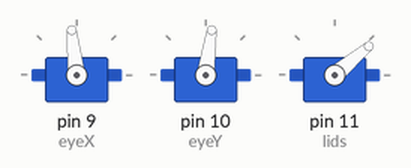
A sketch run on a simulated Arduino Uno, built with avr-gcc and run on an emulated ATmega328P. Shown: 3 × servo. Random numbers use the default seed unless the sketch sets one.

Above: at 1.1 s.
At 2.3 s:
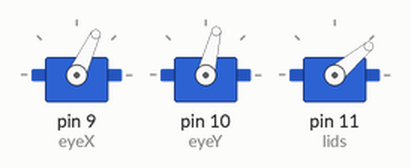
At 7.0 s:
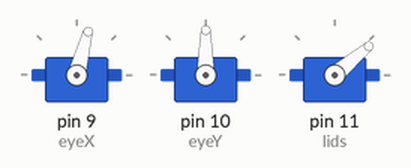
At 11.1 s:
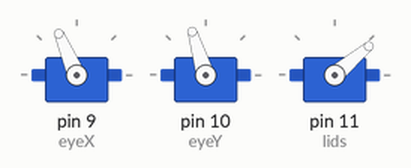
At 25.1 s:
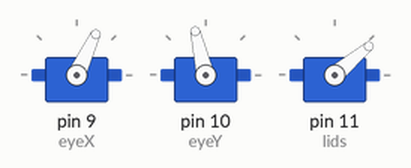
At 29.5 s:
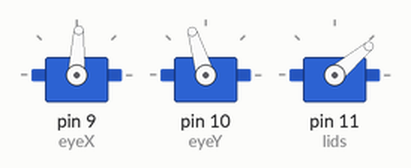
Timing chart, 0 to 40.0 s (numbered marks = the images above):
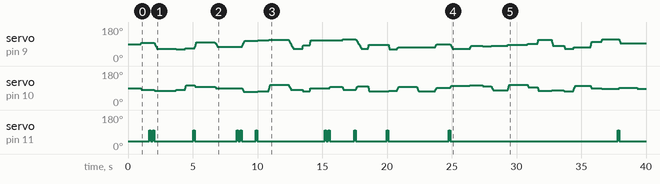

The sketch:

27_animatronic_eye.ino
```cpp
/*
  المستوى المتقدم — المشروع 4: العين الروبوتية التفاعلية (Animatronic Eye)
  كتاب: 38 مشروع في شهر — لؤي النصري (@robotlouay)

  التوصيل:
    سيرفو الحركة الأفقية (يمين/يسار) → Pin 9
    سيرفو الحركة العمودية (أعلى/أسفل) → Pin 10
    سيرفو الجفون → Pin 11
    تغذية السيرفوهات: مصدر خارجي 5V (2A) + توحيد GND مع الأردوينو
  عدّل حدود الزوايا بعد المعايرة حتى لا تنحشر الآلية.
*/

#include <Servo.h>

Servo eyeX, eyeY, lids;

// حدود آمنة لكل محرك (بعد المعايرة)
const int X_MIN = 60,  X_MAX = 120;
const int Y_MIN = 70,  Y_MAX = 110;
const int LID_OPEN = 40, LID_CLOSED = 100;

int curX = 90, curY = 90;

void moveSmooth(int tx, int ty, int stepDelay) {   // حركة ناعمة بدلاً من القفز
  tx = constrain(tx, X_MIN, X_MAX);
  ty = constrain(ty, Y_MIN, Y_MAX);
  while (curX != tx || curY != ty) {
    if (curX < tx) curX++; else if (curX > tx) curX--;
    if (curY < ty) curY++; else if (curY > ty) curY--;
    eyeX.write(curX);
    eyeY.write(curY);
    delay(stepDelay);
  }
}

void blink() {
  lids.write(LID_CLOSED);
  delay(120);
  lids.write(LID_OPEN);
}

void setup() {
  eyeX.attach(9);
  eyeY.attach(10);
  lids.attach(11);
  eyeX.write(curX);
  eyeY.write(curY);
  lids.write(LID_OPEN);
  randomSeed(analogRead(A0));
  delay(1000);
}

void loop() {
  // نظرة عشوائية مثل العين الطبيعية
  int tx = random(X_MIN, X_MAX + 1);
  int ty = random(Y_MIN, Y_MAX + 1);
  moveSmooth(tx, ty, random(3, 10));
  delay(random(400, 1500));

  if (random(0, 10) < 3) blink();              // رمشة بنسبة 30%
  if (random(0, 20) == 0) { blink(); delay(150); blink(); }  // رمشة مزدوجة أحياناً
}
```

Measured:
- by itself, servo on pin 11 (lids): 40° → 100° at 1.6 s, → 40° 0.12 s later, → 100° 0.15 s later, → 40° 0.12 s later, … (24 changes in this stretch)
